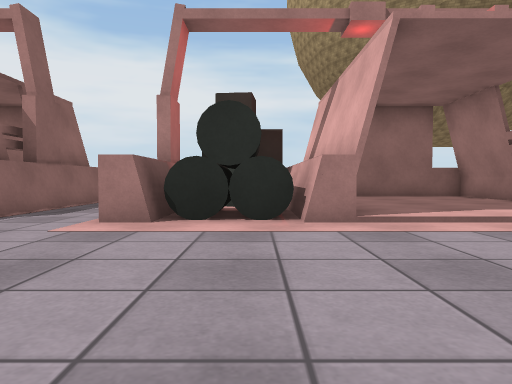
[1] (above)

24 first-person views from a walk through a Unity game level. The camera is 0.64 m above the floor, tilts 2° down and sees 70° across. The floor is counted in squares, 1 m on a side. Each view is taken from the middle of a square. On the plan, view 1 faces up. The plan holds only what a view shows up to about 10 squares ahead; the rest is blank. The place goes on beyond the plan. Surface patterns are stand-ins for the level's own textures.

[2]
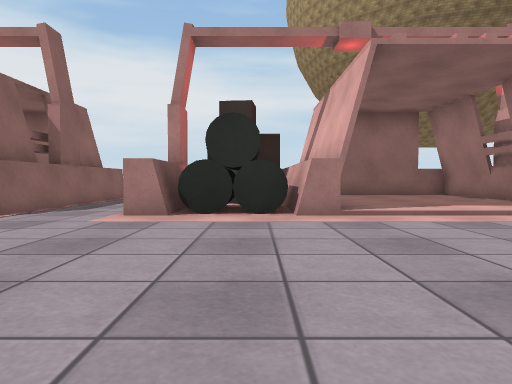

[3]
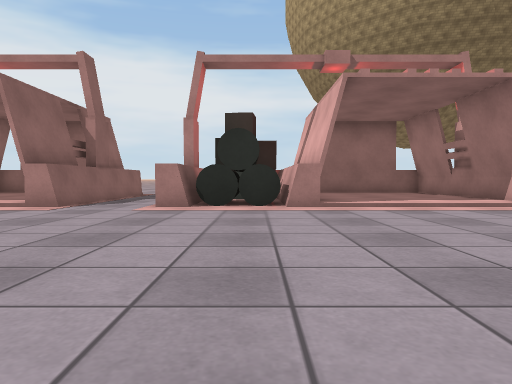

[4]
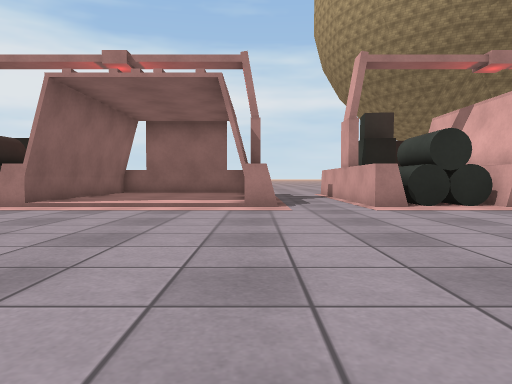

[5]
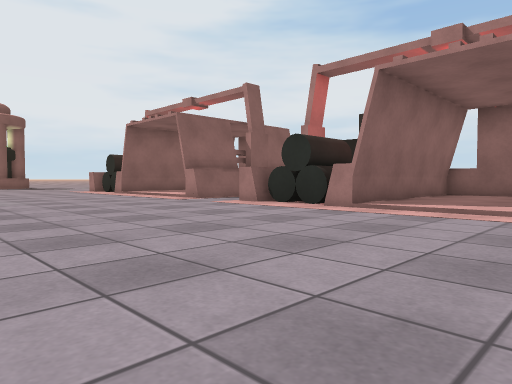

[6]
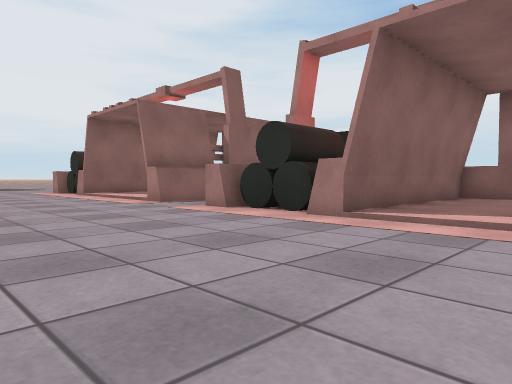

[7]
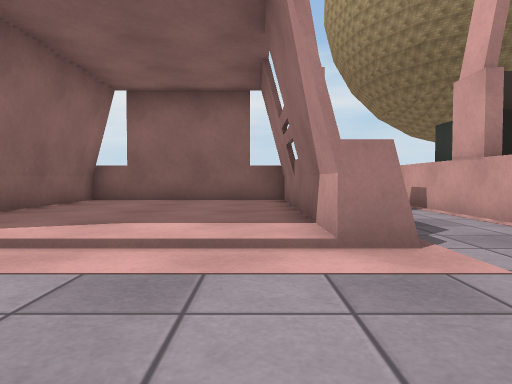

[8]
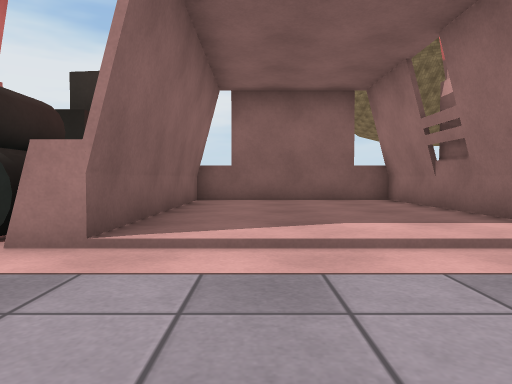

[9]
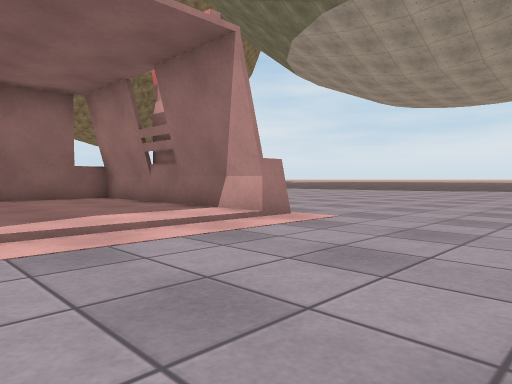

[10]
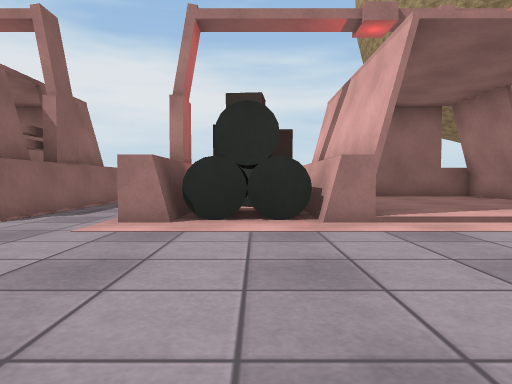

[11]
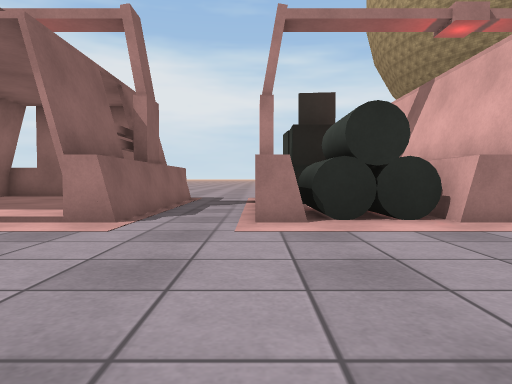

[12]
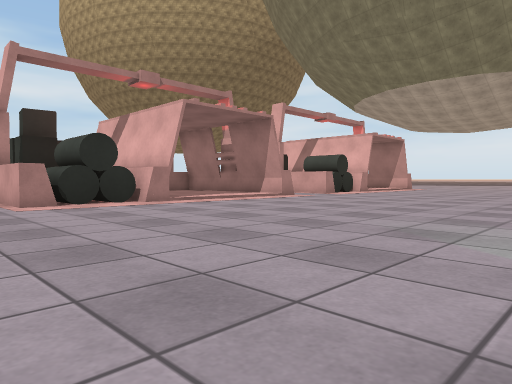

[13]
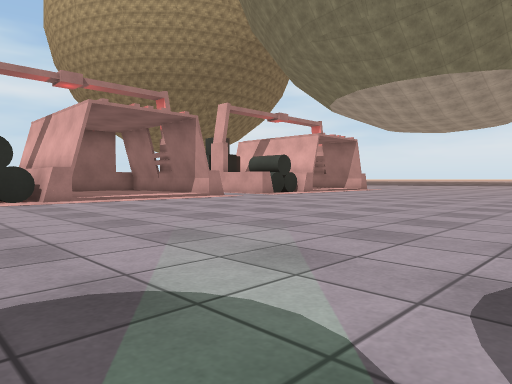

[14]
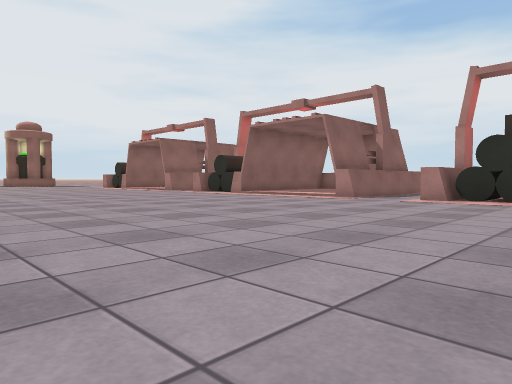

[15]
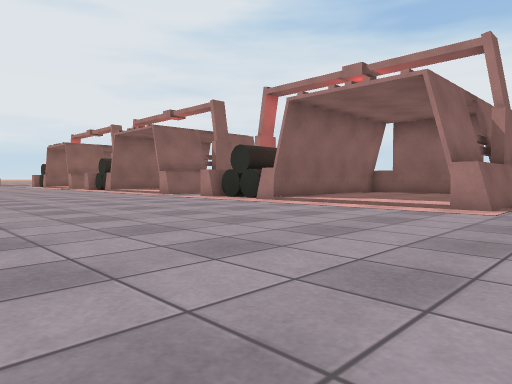

[16]
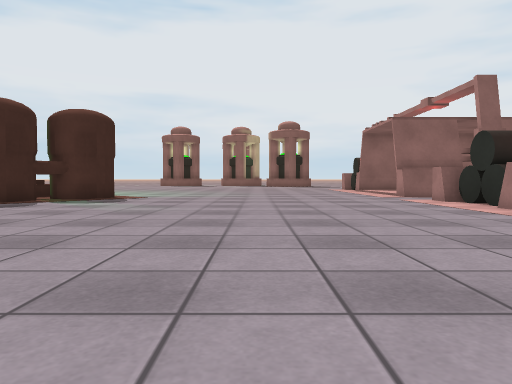

[17]
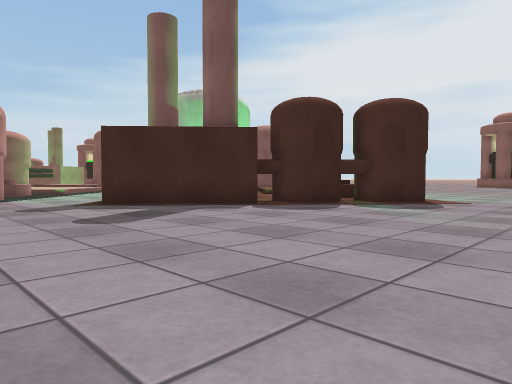

[18]
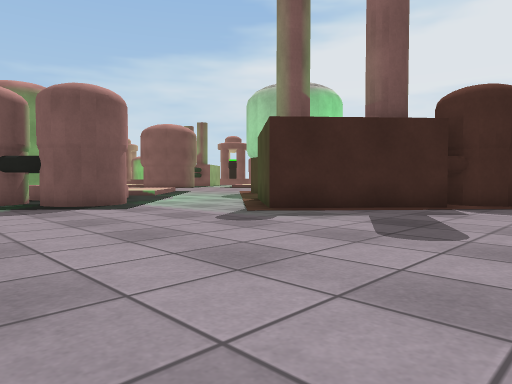

[19]
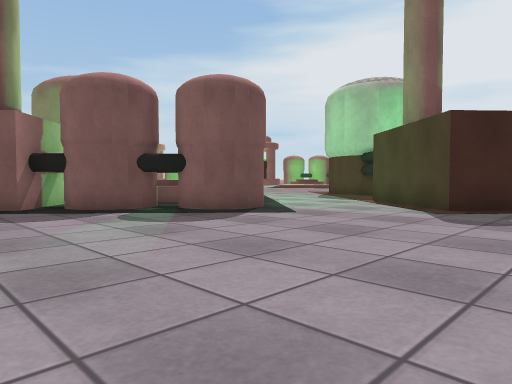

[20]
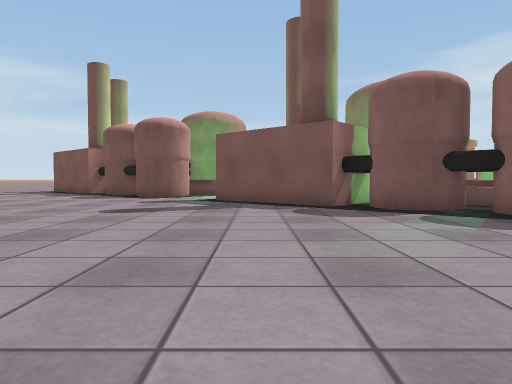

[21]
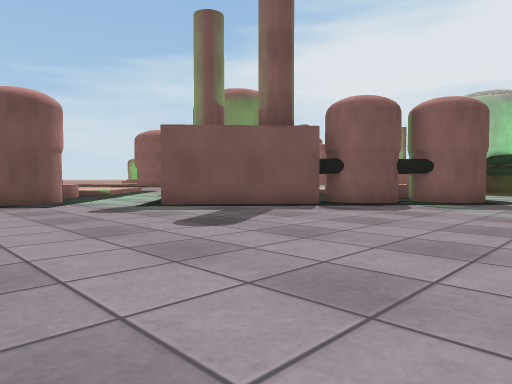

[22]
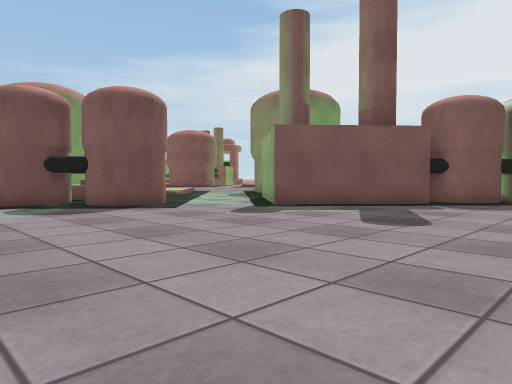

[23]
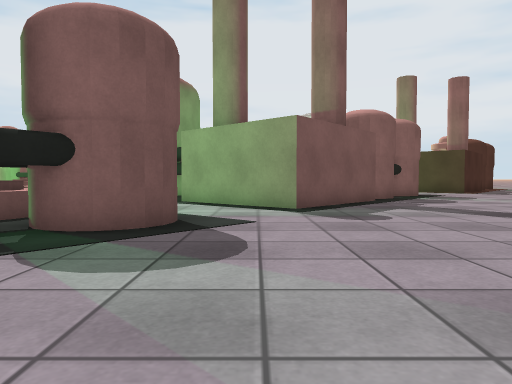

[24]
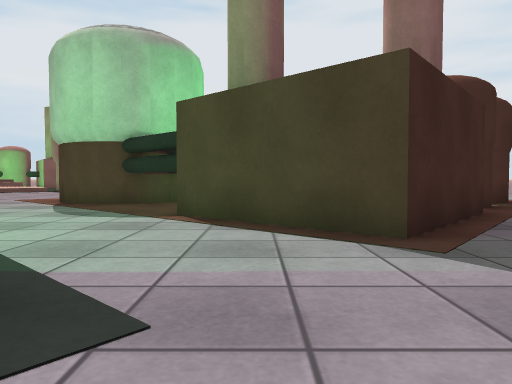

### Floor plan
Points are (right, up) in squares from view 1. A wall is a line through its corners. A room is listed if a view was taken in it or the views show most of it. See-through windows are left out.
Room 1 (views 1, 2, 3, 4, 5, 6, 7, 8, 9, 10, 11, 12, 13, 14, 15, 16, 17, 18, 19, 20, 21, 22, 23, 24)
walls: (-5.5, -14.6) (-4.7, -15.4); (-11.9, -7.7) (-8.8, -10.4) (-11.5, -13.5); (-3.5, -16.4) (-3.1, -16.8); (-4.6, 5.3) (-5.3, 5.3) (-5.3, 11.5) (-10.3, 11.5) (-10.3, 5.3) (-10.8, 5.3) (-10.8, 7.5); (-4.2, -18) (-2.8, -16.5) (0.2, -19.1) (-2.1, -21.7); (1.5, 5.4) (1.5, 7); (-12.8, -13.7) (-14.3, -15.4) (-14.3, -16) (-14.5, -16.6) (-14.8, -17.2); (-10.3, 5.5) (-10.3, 7.9); (-1.7, 8.2) (-1.7, 5.3) (-2.3, 5.3); (-14.6, -14.8) (-14.3, -15.4); (7, 5.3) (6.5, 5.3) (6.5, 11.5) (1.5, 11.5) (1.5, 5.3) (0.9, 5.3) (0.9, 10); (-16.2, 5.3) (-16.5, 5.3); (-13.5, 8.2) (-13.5, 5.3) (-14, 5.3)
ways out: opening at (-15, 5) to room 2; opening at (-3.5, 6); opening at (8.5, 5.5)
objects: other object (-15, -6) to (-15, -5); other object (-14, -9) to (-13, -7); cylinder (-13, 6) to (-13, 7); cylinder (-12, 6); cylinder (-12, 7); other object (-7, -17) to (-6, -17); other object (-7, -15) to (-6, -14); other object (-5, -17) to (-4, -16); cylinder (-1, 6) to (-1, 8); cylinder (0, 6) to (0, 7); cylinder (0, 8); other object (0, 9); cube (0, 11); other object (2, -22) to (3, -21)
Room 2 (no view inside)
walls: (-16.2, 10.1) (-16.2, 5.3); (-14, 5.3) (-14, 7.4)
ways out: opening at (-15, 5) to room 1; opening at (-15, 10)
objects: crane (-16, 9); crane (-14, 9)

Where each view was taken, in squares from view 1:
view 1: 0 up, 0 right, facing up
view 2: 1 down, 0 right, facing up
view 3: 3 down, 0 right, facing up
view 4: 3 down, 5 left, facing up
view 5: 2 down, 6 left, facing up-left
view 6: 0 up, 7 left, facing up-left
view 7: 2 up, 6 left, facing up
view 8: 2 up, 3 right, facing up
view 9: 1 up, 2 right, facing up-right
view 10: 0 up, 12 left, facing up
view 11: 0 up, 14 left, facing up
view 12: 4 down, 16 left, facing up-right
view 13: 6 down, 14 left, facing up-right
view 14: 6 down, 2 right, facing up-left
view 15: 3 down, 9 right, facing up-left
view 16: 0 up, 3 left, facing left
view 17: 1 down, 5 left, facing down-left
view 18: 5 down, 3 left, facing down-left
view 19: 8 down, 1 left, facing down-left
view 20: 8 down, 1 left, facing down
view 21: 11 down, 5 right, facing down-left
view 22: 13 down, 7 right, facing down-left
view 23: 20 down, 8 right, facing left
view 24: 12 down, 5 left, facing left
